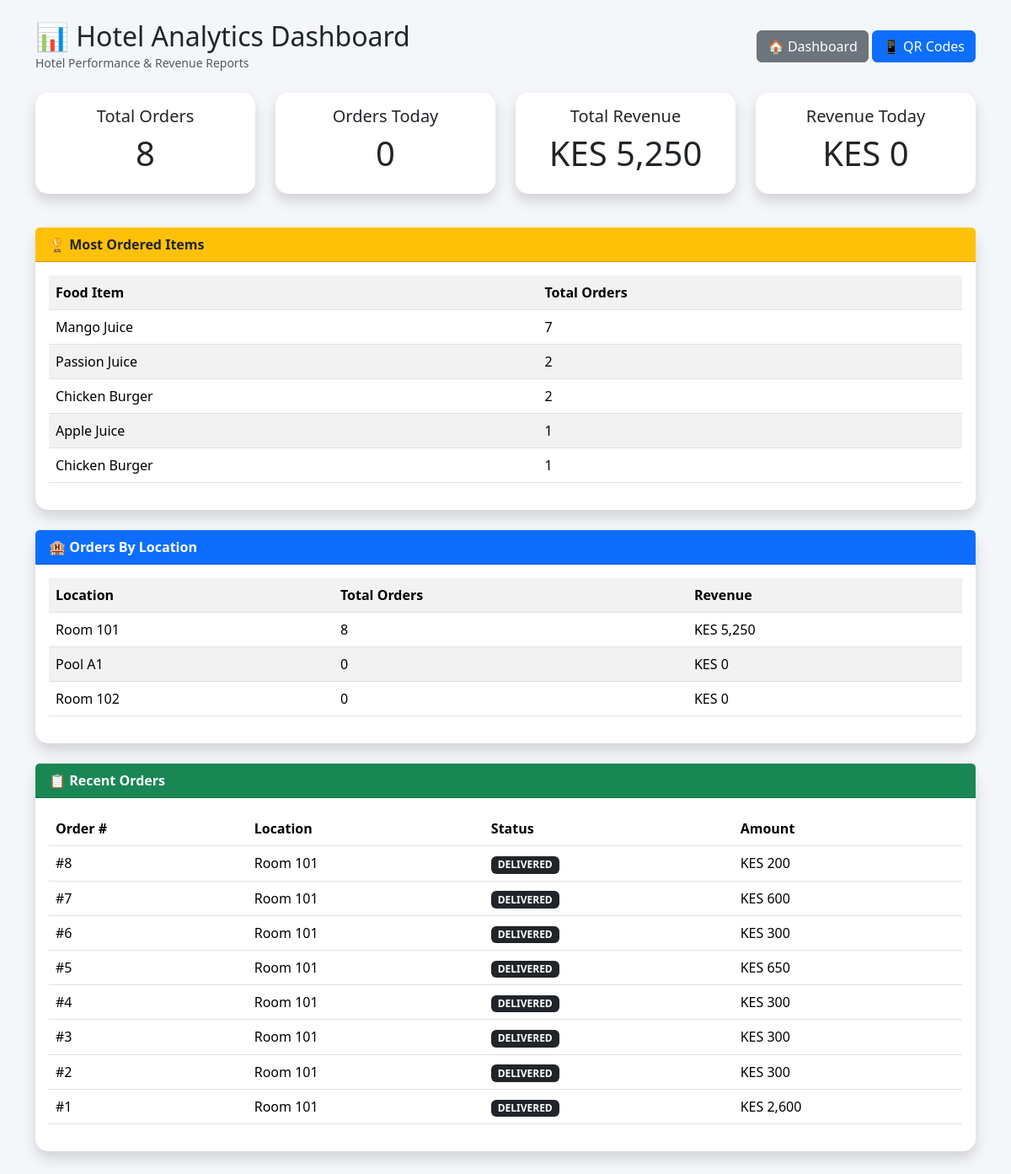
Page /admin/reports.php (signed in) on the committed database.
### tables this page shows
CREATE TABLE `orders` (
  `order_id` int(11) NOT NULL,
  `location_id` int(11) NOT NULL,
  `guest_name` varchar(100) DEFAULT NULL,
  `total_amount` decimal(10,2) DEFAULT 0.00,
  `status` enum('pending','accepted','preparing','ready','delivered') DEFAULT 'pending',
  `created_at` timestamp NOT NULL DEFAULT current_timestamp()
);

CREATE TABLE `locations` (
  `location_id` int(11) NOT NULL,
  `location_name` varchar(50) NOT NULL,
  `location_type` enum('room','pool') NOT NULL,
  `qr_token` varchar(100) NOT NULL,
  `created_at` timestamp NOT NULL DEFAULT current_timestamp()
);

### admin/reports.php (the view, shortened to what this page needs)
<?php
require '../config/db.php';
$totalOrders = mysqli_num_rows(
mysqli_query(
$conn,
"SELECT * FROM orders"
)
);
$todayOrders = mysqli_num_rows(
mysqli_query(
$conn,
"SELECT * FROM orders
WHERE DATE(created_at)=CURDATE()"
)
);
$revenue = mysqli_fetch_assoc(
mysqli_query(
$conn,
"SELECT SUM(total_amount) AS total
FROM orders"
)
);
$todayRevenue = mysqli_fetch_assoc(
mysqli_query(
$conn,
"SELECT SUM(total_amount) AS total
FROM orders
WHERE DATE(created_at)=CURDATE()"
)
);
?>
<!DOCTYPE html>
<html>
<head>
<link href="https://cdn.jsdelivr.net/npm/bootstrap@5.3.3/dist/css/bootstrap.min.css" rel="stylesheet">
</head>
<body>
<div class="container mt-4">
<div class="d-flex justify-content-between align-items-center mb-4">
<div>
<h2 class="mb-0">
📊 Hotel Analytics Dashboard
</h2>
<small class="text-muted">
Hotel Performance & Revenue Reports
</small>
</div>
<div>
<a
href="dashboard.php"
class="btn btn-secondary">
🏠 Dashboard
</a>
<a
href="qr_codes.php"
class="btn btn-primary">
📱 QR Codes
</a>
</div>
</div>
<div class="row">
<div class="col-md-3 mb-3">
<div class="card shadow stat-card">
<div class="card-body text-center">
<h5>Total Orders</h5>
<h1>
<?php echo $totalOrders; ?>
</h1>
</div>
</div>
</div>
<div class="col-md-3 mb-3">
<div class="card shadow stat-card">
<div class="card-body text-center">
<h5>Orders Today</h5>
<h1>
<?php echo $todayOrders; ?>
</h1>
</div>
</div>
</div>
<div class="col-md-3 mb-3">
<div class="card shadow stat-card">
<div class="card-body text-center">
<h5>Total Revenue</h5>
<h1>
KES <?php echo number_format($revenue['total'] ?? 0); ?>
</h1>
</div>
</div>
</div>
<div class="col-md-3 mb-3">
<div class="card shadow stat-card">
<div class="card-body text-center">
<h5>Revenue Today</h5>
<h1>
KES <?php echo number_format($todayRevenue['total'] ?? 0); ?>
</h1>
</div>
</div>
</div>
</div>
<?php
$popular = mysqli_query(
$conn,
"SELECT
menu_items.item_name,
SUM(order_items.quantity) AS qty
FROM order_items
JOIN menu_items
ON menu_items.item_id=order_items.item_id
GROUP BY order_items.item_id
ORDER BY qty DESC
LIMIT 5"
);
?>
<div class="card shadow mt-4">
<div class="card-header bg-warning">
🏆 Most Ordered Items
</div>
<div class="card-body">
<table class="table table-striped">
<tr>
<th>Food Item</th>
<th>Total Orders</th>
</tr>
<?php
while($row=mysqli_fetch_assoc($popular)){
?>
<tr>
<td>
<?php echo $row['item_name']; ?>
</td>
<td>
<?php echo $row['qty']; ?>
</td>
</tr>
<?php } ?>
</table>
</div>
</div>
<?php
$locationsReport = mysqli_query(
$conn,
"SELECT
locations.location_name,
COUNT(orders.order_id) AS total_orders,
SUM(orders.total_amount) AS revenue
FROM locations
LEFT JOIN orders
ON locations.location_id = orders.location_id
GROUP BY locations.location_id
ORDER BY total_orders DESC"
);
?>
<div class="card shadow mt-4">
<div class="card-header bg-primary text-white">
🏨 Orders By Location
</div>
<div class="card-body">
<table class="table table-striped table-hover">
<tr>
<th>Location</th>
<th>Total Orders</th>
<th>Revenue</th>
</tr>
<?php
while($row=mysqli_fetch_assoc($locationsReport)){
?>
<tr>
<td>
<?php echo $row['location_name']; ?>
</td>
<td>
<?php echo $row['total_orders']; ?>
</td>
<td>
KES <?php echo number_format($row['revenue'] ?? 0); ?>
</td>
</tr>
<?php } ?>
</table>
</div>
</div>
<?php
$recentOrders = mysqli_query(
$conn,
"SELECT
orders.*,
locations.location_name
FROM orders
JOIN locations
ON locations.location_id = orders.location_id
ORDER BY orders.order_id DESC
LIMIT 10"
);
?>
<div class="card shadow mt-4 mb-5">
<div class="card-header bg-success text-white">
📋 Recent Orders
</div>
<div class="card-body">
<table class="table table-hover">
<tr>
<th>Order #</th>
<th>Location</th>
<th>Status</th>
<th>Amount</th>
</tr>
<?php
while($order=mysqli_fetch_assoc($recentOrders)){
$statusColor = "secondary";
if($order['status']=="delivered"){
$statusColor = "dark";
}
?>
<tr>
<td>
#<?php echo $order['order_id']; ?>
</td>
<td>
<?php echo $order['location_name']; ?>
</td>
<td>
<span class="badge bg-<?php echo $statusColor; ?>">
<?php echo strtoupper($order['status']); ?>
</span>
</td>
<td>
KES <?php echo number_format($order['total_amount']); ?>
</td>
</tr>
<?php } ?>
</table>
</div>
</div>
</div>
</body>
</html>

### admin/reports.php (style rules this page uses)
body { background:#f4f6f9; }
.card { border:none; border-radius:15px; }
.card-header { font-weight:bold; }
.stat-card { transition:0.3s; }

### rows in the picture
orders: order_id "8", location.location_name "Room 101", status "DELIVERED", total_amount "200"
orders: order_id "7", location.location_name "Room 101", status "DELIVERED", total_amount "600"
orders: order_id "6", location.location_name "Room 101", status "DELIVERED", total_amount "300"
orders: order_id "5", location.location_name "Room 101", status "DELIVERED", total_amount "650"
orders: order_id "4", location.location_name "Room 101", status "DELIVERED", total_amount "300"
orders: order_id "3", location.location_name "Room 101", status "DELIVERED", total_amount "300"
orders: order_id "2", location.location_name "Room 101", status "DELIVERED", total_amount "300"
orders: order_id "1", location.location_name "Room 101", status "DELIVERED", total_amount "2,600"

### other values in the picture
$totalOrders "8"
$todayOrders "0"
$revenue['total'] "5,250"
$todayRevenue['total'] "0"
$row['item_name'] "Mango Juice"
$row['qty'] "7"
$row['item_name'] "Passion Juice"
$row['qty'] "2"
$row['item_name'] "Chicken Burger"
$row['item_name'] "Apple Juice"
$row['qty'] "1"
$row['location_name'] "Room 101"
$row['total_orders'] "8"
$row['revenue'] "5,250"
$row['location_name'] "Pool A1"
